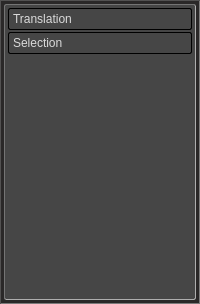
  <widget class="QDockWidget" name="dock_widget1">
   <property name="minimumSize">
    <size>
     <width>153</width>
     <height>304</height>
    </size>
   </property>
   <property name="autoFillBackground">
    <bool>false</bool>
   </property>
   <property name="styleSheet">
    <string notr="true"> QDockWidget {
	 color: #dadada;
 }

 QDockWidget::title {	
background-image:url(:/Res/Images/Titlebar-graphic.png) ;
    background-position: bottom left;
    background-origin: selft;
    background-repeat: none;
     text-align: center; /* align the text to the center */
	 padding: 3px;
	background-color: qlineargradient(spread:pad, x1:0, y1:0, x2:0, y2:1, stop:0 #414141, stop:1 #333131);
	 border: 1px inset;
	 border-top-color: #525151;
	 border-right-color: #525151;
	 border-bottom-color:  Transperent;
	 border-left-color: #525151;

 }

 QDockWidget::close-button, QDockWidget::float-button {
     border: 1px solid transparent;
 }

 QDockWidget::close-button:hover, QDockWidget::float-button:hover {
     border: 1px solid transparent;
 }

 QDockWidget::close-button:pressed, QDockWidget::float-button:pressed {
     padding: 1px -1px -1px 1px;
 }</string>
   </property>
   <property name="allowedAreas">
    <set>Qt::LeftDockWidgetArea|Qt::RightDockWidgetArea</set>
   </property>
   <property name="windowTitle">
    <string extracomment="Tool Shelf">Tool Shelf</string>
   </property>
   <attribute name="dockWidgetArea">
    <number>1</number>
   </attribute>
   <widget class="QWidget" name="dockWidgetContents">
    <layout class="QHBoxLayout" name="horizontalLayout">
     <property name="margin">
      <number>0</number>
     </property>
     <item>
      <widget class="QFrame" name="frame">
       <property name="styleSheet">
        <string notr="true">QFrame {
	background-color: #2a2828;
	border: 1px inset;
    border-color: #525151;
}</string>
       </property>
       <property name="frameShape">
        <enum>QFrame::StyledPanel</enum>
       </property>
       <property name="frameShadow">
        <enum>QFrame::Raised</enum>
       </property>
       <layout class="QHBoxLayout" name="horizontalLayout_3">
        <property name="margin">
         <number>3</number>
        </property>
        <item>
         <widget class="QFrame" name="frame_2">
          <property name="styleSheet">
           <string notr="true">QFrame {
	background-color: rgb(70, 70, 70);
    border-color: rgb(116, 116, 116);
	border-radius: 2px;
	background-image: url(:/Res/Images/tool-shelf-logo.png);
    background-position: bottom left;
    background-origin: content;
    background-repeat: none;

}

</string>
          </property>
          <property name="frameShape">
           <enum>QFrame::StyledPanel</enum>
          </property>
          <property name="frameShadow">
           <enum>QFrame::Raised</enum>
          </property>
          <layout class="QHBoxLayout" name="horizontalLayout_4">
           <property name="leftMargin">
            <number>2</number>
           </property>
           <property name="topMargin">
            <number>2</number>
           </property>
           <property name="rightMargin">
            <number>2</number>
           </property>
           <property name="bottomMargin">
            <number>70</number>
           </property>
           <item>
            <widget class="QToolBox" name="toolBox">
             <property name="styleSheet">
              <string notr="true">QToolBox {
	border: 1px outset;
	border-color: transparent;
	background-image: url();
}

 QToolBox::tab {
	background-color: qlineargradient(spread:reflect, x1:0, y1:0, 			x2:0, y2:1, stop:0 rgba(102, 102, 102, 255), stop:1 rgba(92, 	92, 92, 255));
        border-radius: 2px;
	color: rgb(218, 218, 218);
	border: 1px outset
}

QWidget {
	background-color: rgb(70, 70, 70);
    border-color: transparent;
}

</string>
             </property>
             <property name="currentIndex">
              <number>1</number>
             </property>
             <property name="tabSpacing">
              <number>2</number>
             </property>
             <widget class="QWidget" name="transpage">
              <property name="geometry">
               <rect>
                <x>0</x>
                <y>0</y>
                <width>150</width>
                <height>225</height>
               </rect>
              </property>
              <attribute name="label">
               <string>Translation</string>
              </attribute>
             </widget>
             <widget class="QWidget" name="selectpage">
              <property name="geometry">
               <rect>
                <x>0</x>
                <y>0</y>
                <width>150</width>
                <height>225</height>
               </rect>
              </property>
              <attribute name="label">
               <string>Selection</string>
              </attribute>
             </widget>
            </widget>
           </item>
          </layout>
         </widget>
        </item>
       </layout>
      </widget>
     </item>
    </layout>
   </widget>
  </widget>
